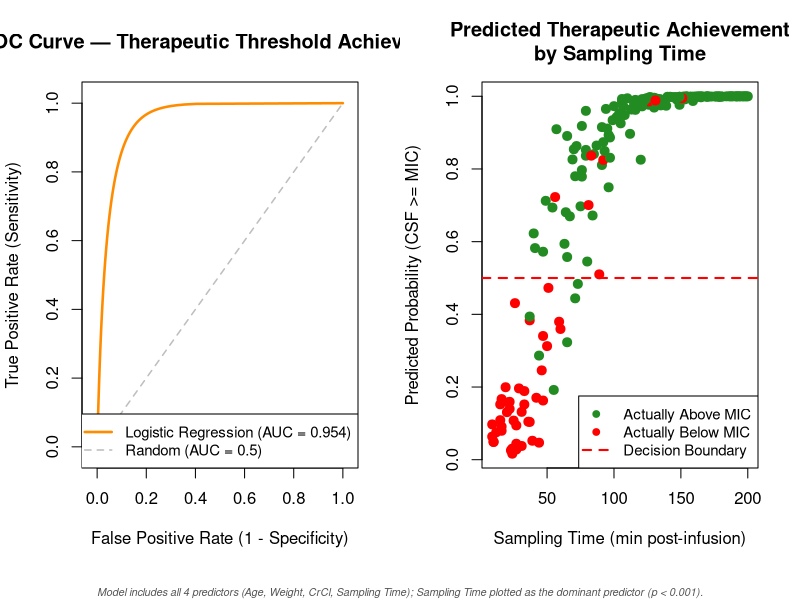
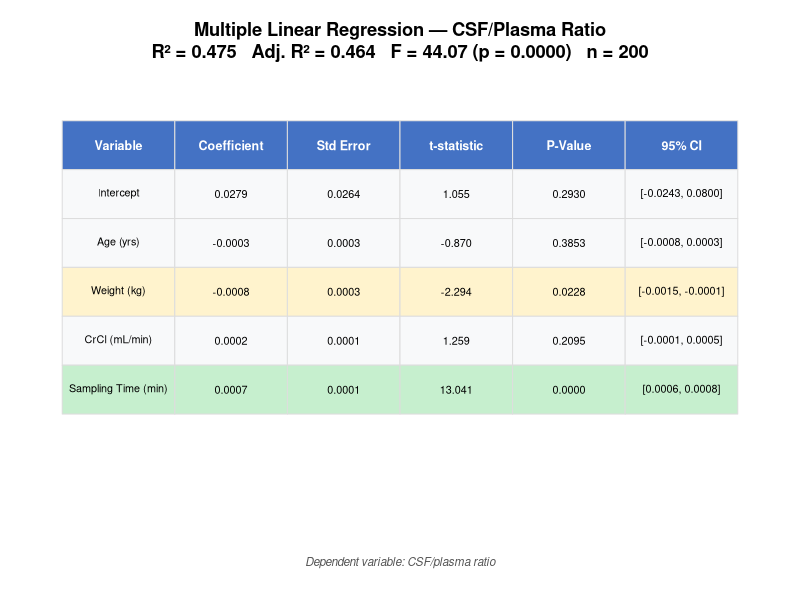

Reproduce these figures in R, in order.
# ==============================================================================
# Statistical Analysis: Doripenem BBB Penetration Study (R)
# ==============================================================================
# Based on: Margetis et al. (2011) "Penetration of Intact Blood-Brain Barrier
#           by Doripenem" — Antimicrob Agents Chemother, 55(7):3637-3638
#           https://pmc.ncbi.nlm.nih.gov/articles/PMC3122383/
#
# Analyses performed (NOT in the original paper):
#   Part A — Correlation & Multiple Linear Regression
#   Part B — Logistic Regression for Therapeutic Threshold + ROC/AUC
#
# Variables analysed: age, weight, creatinine clearance, sampling time,
#                     CSF/plasma ratio.
# Dataset: Synthetic (n=200), consistent with published PK profiles.
# ==============================================================================

# --- Install packages if needed ---
required_pkgs <- c("pROC")
for (pkg in required_pkgs) {
  if (!requireNamespace(pkg, quietly = TRUE)) {
    install.packages(pkg, repos = "https://cloud.r-project.org", quiet = TRUE)
  }
}

library(pROC)

# ==============================================================================
# 0. LOAD DATA
# ==============================================================================
df <- read.csv("doripenem_bbb_synthetic_data.csv", stringsAsFactors = FALSE)

cat("======================================================================\n")
cat("DORIPENEM BBB PENETRATION — STATISTICAL ANALYSIS (R)\n")
cat("======================================================================\n\n")
cat(sprintf("Dataset: n = %d patients\n", nrow(df)))
cat(sprintf("Therapeutic threshold met (CSF >= 0.25 ug/ml): %d/%d (%.1f%%)\n\n",
            sum(df$therapeutic_threshold_met), nrow(df),
            100 * mean(df$therapeutic_threshold_met)))

# ==============================================================================
# DEFINE ANALYSIS VARIABLES
# ==============================================================================
# Display labels for clean figure output
var_labels <- c(
  "age_years" = "Age (yrs)",
  "weight_kg" = "Weight (kg)",
  "creatinine_clearance_ml_min" = "CrCl (mL/min)",
  "sampling_time_min" = "Sampling Time (min)",
  "csf_plasma_ratio" = "CSF/Plasma Ratio",
  "(Intercept)" = "Intercept"
)

# Five core variables used consistently across all analyses
analysis_vars <- c("age_years", "weight_kg", "creatinine_clearance_ml_min",
                   "sampling_time_min", "csf_plasma_ratio")
# Predictors for regression models (all except the outcome)
predictor_vars <- c("age_years", "weight_kg", "creatinine_clearance_ml_min",
                    "sampling_time_min")

# ==============================================================================
# PART A: CORRELATION ANALYSIS & MULTIPLE LINEAR REGRESSION
# ==============================================================================
cat("\n======================================================================\n")
cat("PART A: CORRELATION ANALYSIS & MULTIPLE LINEAR REGRESSION\n")
cat("======================================================================\n")

# --- A1: Pearson Correlation Matrix ---
cat("\n--- A1: Pearson Correlation Matrix ---\n\n")
corr_matrix <- cor(df[, analysis_vars], method = "pearson")
print(round(corr_matrix, 3))

# --- A2: Spearman Correlations ---
cat("\n--- A2: Spearman Rank Correlations (CSF/plasma ratio vs. covariates) ---\n\n")
for (v in predictor_vars) {
  test <- cor.test(df[[v]], df$csf_plasma_ratio, method = "spearman", exact = FALSE)
  sig <- ifelse(test$p.value < 0.001, "***",
         ifelse(test$p.value < 0.01, "**",
         ifelse(test$p.value < 0.05, "*", "ns")))
  cat(sprintf("  CSF/plasma ratio vs %35s: rho = %+.3f, p = %.4f %s\n",
              v, test$estimate, test$p.value, sig))
}

# --- A3: Multiple Linear Regression ---
cat("\n--- A3: Multiple Linear Regression ---\n")
cat("    Outcome: CSF/Plasma Ratio\n")
cat("    Predictors: age, weight, CrCl, sampling_time\n\n")

ols_model <- lm(csf_plasma_ratio ~ age_years + weight_kg +
                  creatinine_clearance_ml_min + sampling_time_min, data = df)
print(summary(ols_model))

# NOTE: Figure 1 (correlation heatmap + scatter) is generated by analysis.py

# ==============================================================================
# PART B: LOGISTIC REGRESSION — THERAPEUTIC THRESHOLD
# ==============================================================================
cat("\n\n======================================================================\n")
cat("PART B: LOGISTIC REGRESSION — THERAPEUTIC THRESHOLD ACHIEVEMENT\n")
cat("======================================================================\n")
cat("\n    Outcome: CSF >= 0.25 ug/ml (binary)\n")
cat("    Predictors: age, weight, CrCl, sampling_time\n\n")

# --- B1: Logistic Regression ---
logit_model <- glm(therapeutic_threshold_met ~ age_years + weight_kg +
                     creatinine_clearance_ml_min + sampling_time_min,
                   data = df, family = binomial(link = "logit"))
print(summary(logit_model))

# Odds ratios with 95% CI
cat("\n--- Odds Ratios with 95% CI ---\n\n")
or <- exp(coef(logit_model))
ci <- exp(confint(logit_model))
or_table <- data.frame(
  Odds_Ratio = round(or, 4),
  OR_lower_95 = round(ci[, 1], 4),
  OR_upper_95 = round(ci[, 2], 4),
  p_value = round(summary(logit_model)$coefficients[, 4], 4)
)
print(or_table)

# --- B2: ROC Curve & AUC ---
pred_prob <- predict(logit_model, type = "response")
roc_obj <- roc(df$therapeutic_threshold_met, pred_prob, quiet = TRUE)
auc_val <- auc(roc_obj)

cat(sprintf("\n--- ROC Analysis ---\n"))
cat(sprintf("  AUC = %.3f\n", auc_val))

# --- Figure 5: ROC Plot ---
png("figure5_logistic_regression.png", width = 1600, height = 720, res = 150)
par(mfrow = c(1, 2), oma = c(1.5, 0, 0, 0))

# Smoothed ROC curve using binormal method, plotted manually
roc_smooth <- smooth(roc_obj, method = "binormal")
smooth_fpr <- 1 - roc_smooth$specificities
smooth_tpr <- roc_smooth$sensitivities
ord <- order(smooth_fpr)

plot(NA, xlim = c(-0.02, 1.02), ylim = c(-0.02, 1.02),
     main = "ROC Curve — Therapeutic Threshold Achievement",
     xlab = "False Positive Rate (1 - Specificity)",
     ylab = "True Positive Rate (Sensitivity)")
segments(0, 0, 1, 1, col = "gray", lty = 2, lwd = 1.5)
lines(smooth_fpr[ord], smooth_tpr[ord], col = "darkorange", lwd = 2.5)
legend("bottomright",
       legend = c(sprintf("Logistic Regression (AUC = %.3f)", auc_val),
                  "Random (AUC = 0.5)"),
       col = c("darkorange", "gray"), lty = c(1, 2), lwd = c(2.5, 1.5),
       cex = 0.9)

# Predicted probability by sampling time
plot(df$sampling_time_min, pred_prob,
     col = ifelse(df$therapeutic_threshold_met == 1, "forestgreen", "red"),
     pch = 19, cex = 1.2,
     xlab = "Sampling Time (min post-infusion)",
     ylab = "Predicted Probability (CSF >= MIC)",
     main = "Predicted Therapeutic Achievement\nby Sampling Time")
abline(h = 0.5, col = "red", lty = 2, lwd = 2)
legend("bottomright",
       legend = c("Actually Above MIC", "Actually Below MIC", "Decision Boundary"),
       col = c("forestgreen", "red", "red"),
       pch = c(19, 19, NA), lty = c(NA, NA, 2), lwd = c(NA, NA, 2),
       cex = 0.9)

mtext("Model includes all 4 predictors (Age, Weight, CrCl, Sampling Time); Sampling Time plotted as the dominant predictor (p < 0.001).",
      side = 1, line = 0.5, cex = 0.65, font = 3, col = "#555555", outer = TRUE)

dev.off()
cat("\nSaved: figure5_logistic_regression.png\n")

# ==============================================================================
# Figure 3: Full OLS Regression Summary Table
# ==============================================================================
ols_summary <- summary(ols_model)
ols_coefs <- ols_summary$coefficients
ols_ci <- confint(ols_model)

ols_tab <- data.frame(
  Variable = ifelse(rownames(ols_coefs) %in% names(var_labels),
                    var_labels[rownames(ols_coefs)], rownames(ols_coefs)),
  Coefficient = sprintf("%.4f", ols_coefs[, "Estimate"]),
  Std_Error = sprintf("%.4f", ols_coefs[, "Std. Error"]),
  t_statistic = sprintf("%.3f", ols_coefs[, "t value"]),
  P_Value = sprintf("%.4f", ols_coefs[, "Pr(>|t|)"]),
  CI_95 = sprintf("[%.4f, %.4f]", ols_ci[, 1], ols_ci[, 2]),
  stringsAsFactors = FALSE
)

png("figure3_ols_summary.png", width = 1400, height = 500, res = 150)
par(mar = c(4, 1, 4, 1))
plot.new()

title(main = sprintf("Multiple Linear Regression — CSF/Plasma Ratio\nR² = %.3f   Adj. R² = %.3f   F = %.2f (p = %.4f)   n = %d",
                      ols_summary$r.squared, ols_summary$adj.r.squared,
                      ols_summary$fstatistic[1],
                      pf(ols_summary$fstatistic[1], ols_summary$fstatistic[2], ols_summary$fstatistic[3], lower.tail = FALSE),
                      nrow(df)),
      cex.main = 1.1, font.main = 2)

col_names <- c("Variable", "Coefficient", "Std Error", "t-statistic", "P-Value", "95% CI")
n_rows <- nrow(ols_tab)
n_cols <- length(col_names)

x_positions <- seq(0.02, 0.98, length.out = n_cols + 1)
y_start <- 0.82
row_height <- 0.12

# Header
for (j in 1:n_cols) {
  rect(x_positions[j], y_start, x_positions[j + 1], y_start + row_height,
       col = "#4472c4", border = "#dddddd")
  text((x_positions[j] + x_positions[j + 1]) / 2, y_start + row_height / 2,
       col_names[j], col = "white", font = 2, cex = 0.75)
}

# Data rows
for (i in 1:n_rows) {
  y_pos <- y_start - i * row_height
  p_val <- ols_coefs[i, "Pr(>|t|)"]
  bg_col <- ifelse(p_val < 0.001, "#c6efce", ifelse(p_val < 0.05, "#fff3cd", "#f8f9fa"))
  row_data <- c(ols_tab$Variable[i], ols_tab$Coefficient[i], ols_tab$Std_Error[i],
                ols_tab$t_statistic[i], ols_tab$P_Value[i], ols_tab$CI_95[i])
  for (j in 1:n_cols) {
    rect(x_positions[j], y_pos, x_positions[j + 1], y_pos + row_height,
         col = bg_col, border = "#dddddd")
    text((x_positions[j] + x_positions[j + 1]) / 2, y_pos + row_height / 2,
         row_data[j], cex = 0.65)
  }
}

mtext("Dependent variable: CSF/plasma ratio", side = 1, line = 1.5,
      cex = 0.7, font = 3, col = "#555555")

dev.off()
cat("Saved: figure3_ols_summary.png\n")

# NOTE: Figure 2 (p-value summary) and Figure 4 (odds ratios + forest plot)
#       are generated by analysis.py

# ==============================================================================
# SUMMARY
# ==============================================================================
cat("\n\n======================================================================\n")
cat("ANALYSIS COMPLETE\n")
cat("======================================================================\n")
cat("
Files generated (R):
  - figure3_ols_summary.png            (full OLS regression table)
  - figure5_logistic_regression.png    (ROC curve + probability plot)

Files generated by analysis.py:
  - figure1_correlation_analysis.png   (heatmap + scatter plot)
  - figure2_pvalue_summary.png         (comprehensive p-value table)
  - figure4_odds_ratios.png            (odds ratios + forest plot)

Analyses performed:
  Part A: Pearson & Spearman correlations, Multiple Linear Regression (OLS)
  Part B: Logistic Regression with odds ratios, ROC/AUC
\n")
